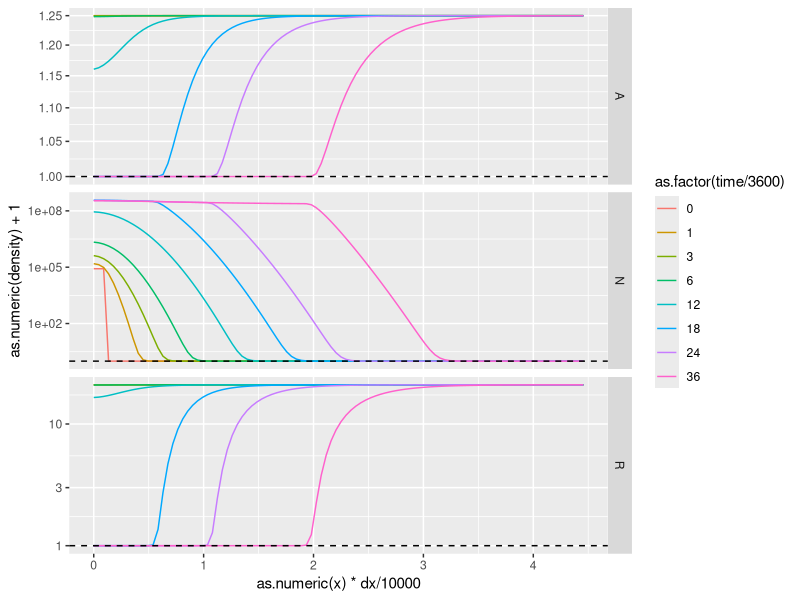

The R script that drew this image:
library(deSolve)
library(ggplot2)

#Define function to calculate derivatives
derivs <- function(time, y, parms, nx, r_mid, r_end, dx, disp_dx) {
  with(as.list(parms), {
    N <- y[1:nx]
    P <- y[(nx+1):(2*nx)]
    R <- y[(2*nx+1):(3*nx)]
    A <- y[(3*nx+1):(4*nx)]
    
    #Adding this incredibly slows down the integration
    # N[N < 0] <- 0
    # P[P < 0] <- 0
    # R[R < 0] <- 0
    # A[A < 0] <- 0
    
    #Calculate diffusion & migration (zero gradient at boundaries)
    flux_N <- -diff(r_end * -D_N * diff(c(N[1], N, N[nx]))/disp_dx)/r_mid/dx -
      chi*N*diff(diff(c(A[1], A, A[nx]))/disp_dx)/r_mid/dx
    flux_P <- -diff(r_end * -D_P * diff(c(P[1], P, P[nx]))/disp_dx)/r_mid/dx
    flux_R <- -diff(r_end * -D_R * diff(c(R[1], R, R[nx]))/disp_dx)/r_mid/dx
    flux_A <- -diff(r_end * -D_A * diff(c(A[1], A, A[nx]))/disp_dx)/r_mid/dx
    
    #Calculate growth and death
    grow_N <- c_R*yield*R/(R+k_R)*N - i*N*P
    grow_P <- i*(b-1)*N*P
    
    #Calculate consumption
    cons_R <- c_R*R/(R+k_R)*N
    cons_A <- c_A*A/(A+k_A)*N
    
    #Change = diffusion&migration + growth&death + consumption
    dN <- flux_N + grow_N
    dP <- flux_P + grow_P
    dR <- flux_R - cons_R
    dA <- flux_A - cons_A
    
    return(list(c(dN, dP, dR, dA)))
  })
}
    
#Calculate physical dimensions
radius <- 45000                      #um
nx <- 100                            #concentric circles
dx <- radius/nx                      #thickness of each circle
r_mid <- seq(dx/2,by = dx,len = nx)  #distance from center to ea mid-layer
r_end <- seq(0,by = dx,len = nx+1)   #distance from center to end of each layer
disp_dx <- dx                        #dispersion distances

inoc_radius <- 1425

#Define parameters
parms <- c(D_N = 50, D_P = 0, D_R = 800, D_A = 800,
           chi = 300,
           c_A = 4*10**-13, c_R = 2*10**-11,
           yield = 10**7,
           k_R = .05, k_A = .001,
           i = 0*10**-12, b = 0*50)
# parms <- c(D_N = 50*10**-12, D_P = 0, D_R = 800*10**-12, D_A = 8*10**-12,
#            chi = 300*10**-12,
#            c_A = 1.5, c_R = .6/.064,
#            yield = .064,
#            k_R = .05, k_A = .001,
#            i = 0*10**-12, b = 0*50)


#Define init conditions (NPRA)
y_init = matrix(c(
  rep(250000/round(1425/dx), round(1425/dx)), rep(0, nx-round(1425/dx)),
  rep(0, nx),
  rep(2000/nx, nx),
  rep(25/nx, nx)),
  ncol = 4)
# y_init = matrix(c(
#   rep(.029, round(inoc_radius/dx)), rep(0, nx-round(inoc_radius/dx)),
#   rep(0, nx),
#   res_scale*rep(40, nx),
#   res_scale*rep(0.1, nx)),
#   ncol = 4)

#Define times (in seconds)
times = seq(from = 0, to = 36*60*60, by = 1*60)
#to = 24*60*60, by = 5*60)

#Run model
yout <- ode.1D(y = y_init, times = times,
               func = derivs, parms = parms,
               nspec = 4, names = c("N", "P", "R", "A"),
               nx = nx, dx=dx, r_mid = r_mid, r_end = r_end, 
               disp_dx = disp_dx, maxsteps = 25000)
yout_df <- as.data.frame(yout)
yout_df <- yout_df[as.numeric(yout_df$time) %% (15*60) == 0, ]

#Reorganize
colnames(yout_df)[2:ncol(yout_df)] <- 
  c(paste(rep("N", nx), 0:(nx-1), sep = "_"), 
    paste(rep("P", nx), 0:(nx-1), sep = "_"),
    paste(rep("R", nx), 0:(nx-1), sep = "_"),
    paste(rep("A", nx), 0:(nx-1), sep = "_"))

yout_lng <- as.data.frame(tidyr::pivot_longer(yout_df, cols = -time,
                                              names_to = c("pop", "x"),
                                              names_sep = "_",
                                              values_to = "density"))

if (F) {
  ggplot(data = yout_lng[yout_lng$pop == "R", ], 
         aes(x = as.numeric(time), 
             y = as.numeric(x), 
             color = as.numeric(density))) +
    #color = log10(as.numeric(ifelse(density>0, density, 0)+10)))) +
    #geom_contour_filled() +
    geom_point() +
    #geom_line(aes(group = x)) +
    #facet_grid(~pop) +
    #scale_color_continuous(name = "dens") +
    NULL
}

#Make contour plots
if (F) {
  n <- ggplot(data = yout_lng[yout_lng$pop == "N", ], 
              aes(x = as.numeric(time)/3600, 
                  y = as.numeric(x), 
                  z = log10(density+1))) +
    geom_contour_filled() +
    facet_grid(~pop)
  p <- ggplot(data = yout_lng[yout_lng$pop == "P", ], 
              aes(x = as.numeric(time)/3600, 
                  y = as.numeric(x), 
                  z = log10(density+1))) +
    geom_contour_filled() +
    facet_grid(~pop)
  r <- ggplot(data = yout_lng[yout_lng$pop == "R", ], 
              aes(x = as.numeric(time)/3600, 
                  y = as.numeric(x), 
                  z = log10(density+1))) +
    geom_contour_filled() +
    facet_grid(~pop) +
    NULL
  a <- ggplot(data = yout_lng[yout_lng$pop == "A", ], 
              aes(x = as.numeric(time)/3600, 
                  y = as.numeric(x), 
                  z = log10(density+1))) +
    geom_contour_filled() +
    facet_grid(~pop) +
    NULL
  
  tiff("model_plot.tiff", width = 10, height = 10, units = "in", res = 300)
  cowplot::plot_grid(n, p, r, a, nrow = 2)
  dev.off()
}

ggplot(data = yout_lng[yout_lng$time %in% c(60*60*c(0, 1, 3, 6, 12, 18, 24, 36)) &
                         yout_lng$pop %in% c("R", "N", "A"), ],
       aes(x = as.numeric(x)*dx/10000, y = as.numeric(density)+1)) +
  facet_grid(pop ~ ., scales = "free") +
  geom_line(aes(color = as.factor(time/3600))) +
  scale_y_continuous(trans = "log10") +
  geom_hline(yintercept = 1, lty = 2) +
  NULL



if (F) {
  ggplot(data = yout_lng[yout_lng$x %in% c(0:3) &
                           yout_lng$pop %in% c("R", "N", "A"), ],
         aes(x = as.numeric(time), y = as.numeric(density))) +
    geom_line() +
    facet_grid(pop~x, scales = "free")
}
